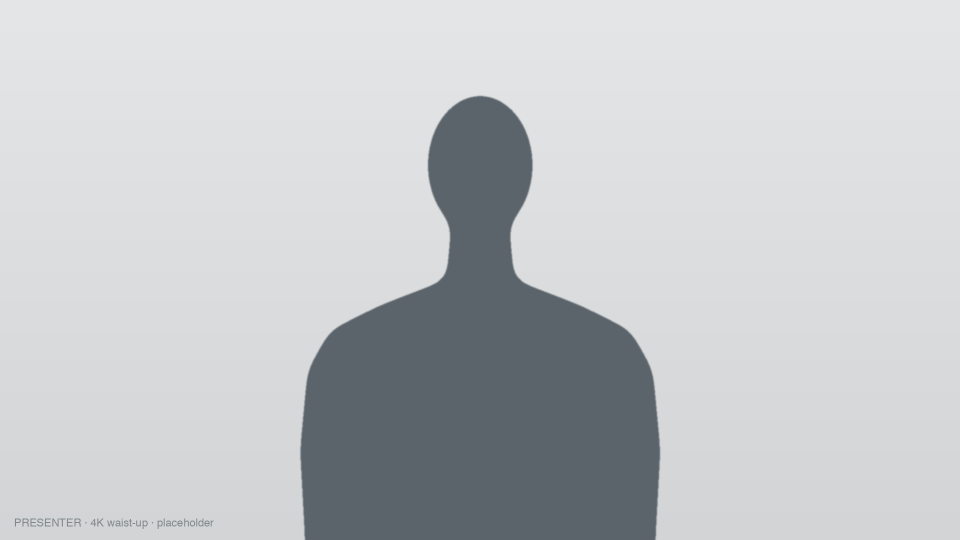
#> input picture .claude/skills/storyboard-generate/assets/silhouette/presenter-center.png, 1920 x 1080 px (shown at 1/2 size)
$ python extract_palette.py ../../storyboard-generate/assets/silhouette
#> lines starting #> are read from the running program, lines starting #| are printed output that depends on the picture
#!/usr/bin/env python3
"""Extract a representative color palette from every reference image in a brand's refs/ folder.

Input: brands/<brand>/refs/  (png/jpg/jpeg/webp/gif raster; hex fills are also scraped from svg).
Output: JSON to stdout — a merged, deduped palette with hex, RGB, coverage %, saturation, and a
rough role guess (background / accent / neutral). This gives Claude accurate hexes to build
brand.json from, instead of eyeballing colors. Claude still reads the images itself for type,
logo, and motif — this script only does the color math.

Usage: extract_palette.py brands/<brand>/refs [--swatch out.png]
"""
import os, sys, json, glob, colorsys, re

def load_images(folder):
    from PIL import Image
    exts = ("*.png","*.jpg","*.jpeg","*.webp","*.gif","*.PNG","*.JPG","*.JPEG")
    paths = []
    for e in exts: paths += glob.glob(os.path.join(folder, e))
#> pass 2 of the loop in load_images, `for e in exts: paths += glob.glob(os.path.join(folder, e))`:
    imgs = []
    for p in sorted(set(paths)):
        try:
            im = Image.open(p).convert("RGB"); im.thumbnail((240,240)); imgs.append((p, im))
#> in load_images, im is the input picture: PIL image 1920x1080 RGB; mean R, G, B 195.4, 198.6, 200.7
#> after `im.thumbnail((240, 240))`:
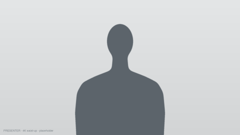
#> im: PIL image 240x135 RGB; mean R, G, B 195.5, 198.6, 200.7
        except Exception as ex:
            print(f"skip {p}: {ex}", file=sys.stderr)
#> pass 2 of the loop in load_images, `for p in sorted(set(paths)):`:
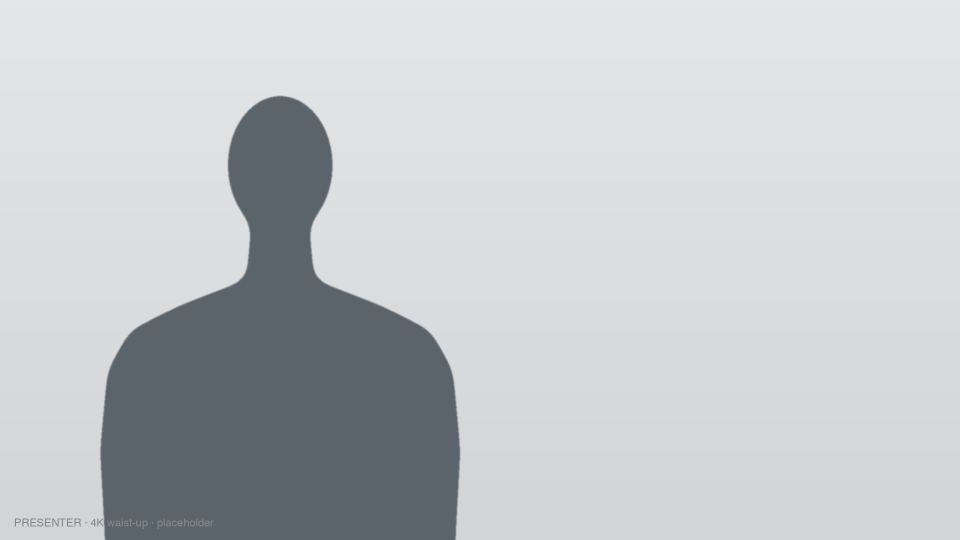
#> input picture .claude/skills/storyboard-generate/assets/silhouette/presenter-left.png, 1920 x 1080 px (shown at 1/2 size)
#> in load_images, im is the input picture: PIL image 1920x1080 RGB; mean R, G, B 195.5, 198.6, 200.8
#> in load_images, `im.thumbnail((240, 240))`:
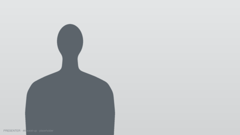
#> im: PIL image 240x135 RGB; mean R, G, B 195.5, 198.6, 200.8
    return imgs

def svg_hexes(folder):
    out = []
    for p in glob.glob(os.path.join(folder, "*.svg")) + glob.glob(os.path.join(folder, "*.SVG")):
        try:
            txt = open(p, encoding="utf-8", errors="ignore").read()
            out += re.findall(r'#[0-9a-fA-F]{6}', txt)
        except Exception: pass
    return out

def quantize_counts(im, n=8):
    from PIL import Image
    q = im.quantize(colors=n, method=Image.FASTOCTREE)
    pal = q.getpalette()
    counts = q.getcolors() or []
    total = sum(c for c,_ in counts) or 1
    res = []
    for cnt, idx in counts:
        r,g,b = pal[idx*3:idx*3+3]
        res.append(((r,g,b), cnt/total))
    return res

def hexof(rgb): return "#%02X%02X%02X" % rgb
def sat(rgb):
    r,g,b = [x/255 for x in rgb]; return colorsys.rgb_to_hls(r,g,b)[2]
def lum(rgb):
    r,g,b = [x/255 for x in rgb]; return 0.2126*r+0.7152*g+0.0722*b
def dist(a,b): return sum((x-y)**2 for x,y in zip(a,b))**0.5

def merge(colors, thresh=34):
    """colors: list of (rgb, weight). Merge near-duplicates, keep weighted."""
    buckets = []
    for rgb, w in sorted(colors, key=lambda t:-t[1]):
        for bk in buckets:
            if dist(bk["rgb"], rgb) < thresh:
                bk["w"] += w; break
        else:
            buckets.append({"rgb": rgb, "w": w})
    return buckets

def role(rgb):
    s, l = sat(rgb), lum(rgb)
    if s > 0.45 and 0.15 < l < 0.85: return "accent"
    if l > 0.85: return "paper"
    if l < 0.12: return "ink"
    if s < 0.18: return "neutral"
    return "brand"

def main():
    folder = sys.argv[1]
    swatch = None
    if "--swatch" in sys.argv: swatch = sys.argv[sys.argv.index("--swatch")+1]
    imgs = load_images(folder)
#> imgs = 2 items
    all_colors = []
    for _, im in imgs:
        all_colors += quantize_counts(im, 8)
#> this loop made 2 passes
#> total in quantize_counts on passes 1 to 2: 32400, 32400
#> pass 2, in quantize_counts (call 2), `q = im.quantize(colors=n, method=Image.FASTOCTREE)`:
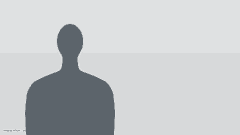
#> q: PIL image 240x135 P; mean R, G, B 194.9, 198, 200.2
    # svg fills count as strong signals (logo colors)
    for h in svg_hexes(folder):
        rgb = tuple(int(h[i:i+2],16) for i in (1,3,5)); all_colors.append((rgb, 0.05))
    merged = merge(all_colors)
#> the loop in merge, `for rgb, w in sorted(colors, key=lambda t:-t[1]):` made 16 passes
#> (rgb, w) on passes 1 to 12: ((215, 217, 218), 0.434), ((215, 217, 218), 0.431), ((223, 225, 226), 0.376), ((223, 225, 226), 0.375), ((92, 100, 107), 0.184), ((92, 100, 107), 0.184), ((160, 164, 168), 0.00519), ((157, 162, 165), 0.00451), ((189, 192, 194), 0.000833), ((124, 130, 136), 0.000679), ((124, 130, 136), 0.000679), ((186, 190, 192), 0.000617)
#> after the loop in merge, `for rgb, w in sorted(colors, key=lambda t:-t[1]):`: bk = {'rgb': (189, 192, 194), 'w': 0.00231}; buckets = 5 items
#> merged = 5 items
    tw = sum(b["w"] for b in merged) or 1
#> tw = 2
    palette = []
    for b in sorted(merged, key=lambda x:-x["w"])[:10]:
        rgb = b["rgb"]
        palette.append({"hex": hexof(rgb), "rgb": list(rgb),
                        "coverage": round(b["w"]/tw, 3),
                        "saturation": round(sat(rgb),2), "luminance": round(lum(rgb),2),
                        "role_guess": role(rgb)})
#> this loop made 5 passes
#> (rgb, s in role, l in role) on passes 1 to 5: ((215, 217, 218), 0.039, 0.85), ((92, 100, 107), 0.0754, 0.387), ((160, 164, 168), 0.044, 0.641), ((124, 130, 136), 0.048, 0.507), ((189, 192, 194), 0.0394, 0.751)
#> after the loop, palette = 5 items
    result = {"folder": folder, "image_count": len(imgs), "palette": palette}
    if swatch and palette:
        from PIL import Image, ImageDraw
        w=120; sw=Image.new("RGB",(w*len(palette),160),"white"); d=ImageDraw.Draw(sw)
        for i,c in enumerate(palette):
            d.rectangle([i*w,0,(i+1)*w,120], fill=tuple(c["rgb"]))
            d.text((i*w+6,126), c["hex"], fill="black")
        sw.save(swatch); result["swatch"]=swatch
    print(json.dumps(result, indent=2))
#> (printed output is left out)

if __name__ == "__main__":
    main()
